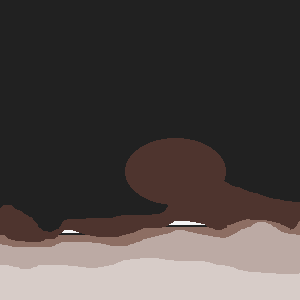
#> input picture procSinais/modelo-simp.png, 300 x 300 px
$ jupyter execute modelagem.ipynb
#> lines starting #> are read from the running program, lines starting #| are printed output that depends on the picture
[cell 1]
# Thiago Pacheco Carneiro - 2021
# A partir de código de Matheus Klatt:
# https://colab.research.google.com/drive/1ryPL6nAk8OlDw9F5QaYu3GQOqeMEcuZk?usp=sharing#scrollTo=iregsHCQ0hrx

import numpy as np # later try cunumeric as np
import pandas as pd
import matplotlib.pyplot as plt
import PIL

from numba import njit

# Modelos

[cell 2]
class Modelo:
    def __init__(self, Nx = 300, Nz = 300) -> None:
        self.Nx=Nx#300
        self.Nz=Nz#300
        self.vp=np.zeros((self.Nz, self.Nx))
        self.Na=0
        self.Ntopo=0
        self.fat = 0
        self.fat_c = np.ones((self.Nz, self.Nx))
        self.zbv = False
        self.profundidade_zbv = 0
        self.vtopo = 0

    def copy(self):
        return ModeloCopiado(self)

    def cria_bordas_cerjan(self,Na = 50,fat=0.0025):
#> called with Na = 50, fat = 0.0025
        self.Na += Na
        self.fat = fat

        Nzz = self.Nz + Na
        Nxx = self.Nx + 2*Na
        ext_vp=np.zeros((Nzz,Nxx))
        ext_vp[:-Na,Na:-Na]=self.vp
        for i in range(Na+1):
            ext_vp[-i-1,:]=ext_vp[-Na-1,:]
            ext_vp[:,i]=ext_vp[:,Na+1]
            ext_vp[:,-i-1]=ext_vp[:,-Na-1]
        self.vp=ext_vp
        self.Nz=Nzz
        self.Nx=Nxx
        self.fat_c = np.ones((Nzz,Nxx))
        if Na != 0:
            for i in range(Nzz - Na, Nzz):
                self.fat_c[i, :] = np.exp(-((fat * (Nzz - Na - i)) ** 2))
            for k in range(Na):
                self.fat_c[:, k] = np.exp(-((fat * (Na - k)) ** 2)) * self.fat_c[:, Na]
            for k in range(Nxx - Na+1, Nxx):
                self.fat_c[:, k] = np.exp(-(((fat + 0.5*fat) * (Nxx - Na - k)) ** 2))  * self.fat_c[:, Nxx-Na]
        return self

    def cria_borda_topo(self, Ntopo: int):
        self.Ntopo = Ntopo
        Nzz = self.Nz + self.Ntopo
        ext_vp=np.zeros((Nzz, self.Nx))
        ext_vp[self.Ntopo:,:]=self.vp
        for i in range(self.Ntopo):
            ext_vp[i,:]=self.vp[0,:]
        self.vp = ext_vp
        self.Nz = Nzz
        return self

    # [5 lines left out: function cria_ZBV, not called in this run]

    def plot(self):
        plt.imshow(self.vp)

    def plot_fator_cerjan(self):
        plt.imshow(self.fat_c)

[cell 3]
class ModeloCopiado(Modelo):
    def __init__(self, original:Modelo):
        self.Nx=original.Nx
        self.Nz=original.Nz
        self.vp=original.vp.copy()
        self.Na=original.Na
        self.Ntopo=original.Ntopo
        self.fat = original.fat
        self.fat_c = original.fat_c.copy()
        self.zbv = original.zbv
        self.profundidade_zbv = original.profundidade_zbv
        self.vtopo = original.vtopo

[cell 4]
class ModeloHomogêneo(Modelo):
    def __init__(self, Nx=300, Nz=300, v=1500) -> None:
        super().__init__(Nx=Nx, Nz=Nz)
        self.vp[:,:]=v
        self.vtopo=v

ModeloHomogêneo().cria_bordas_cerjan().plot_fator_cerjan()

[cell 5]
class ModeloParalelas(Modelo):
    def __init__(self, Nx = 300, Nz = 300, v = [1500, 3000, 5000]) -> None:
        super().__init__(Nx,Nz)
        self.vp[:int(self.Nz/3),:]=v[0]#1500
        self.vp[int(self.Nz/3):int(2*self.Nz/3),:]=v[1]#3000
        self.vp[int(2*self.Nz/3):,:]=v[2]#5000
        self.vtopo=v[0]

ModeloParalelas(500, 300).cria_bordas_cerjan().plot()#_fator_cerjan()
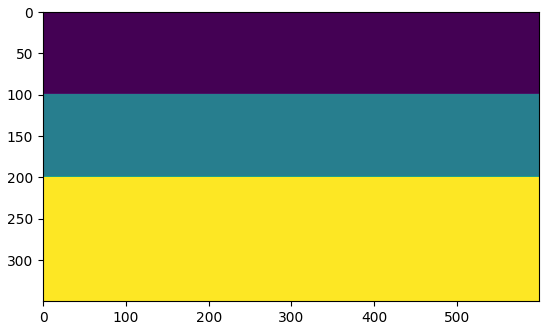
#> figure drawn by matplotlib, 1 panel

[cell 6]
class ModeloParametrizado(Modelo):
    def __init__(self, Nx = 300, Nz = 300, zv = ((100,1500), (200,3000), (300,5000))) -> None:
#> called with Nx = 300, Nz = 300, zv = ((100, 1500), (200, 3000), (300, 5000))
        super().__init__(Nx,Nz)
        início=0
        for fim, velocidade in zv:
            delta_início = 0
#            self.vp[início:,:]=velocidade
            for x in range(self.vp.shape[1]):
                if início != 0:
                    delta_início += np.random.choice([-1,1]+[0]*3)
                self.vp[início + delta_início:,:] = velocidade
            início=fim
        self.vtopo=zv[0][1]

ModeloParametrizado().plot()#_fator_cerjan()

[cell 7]
class ModeloRandomizado(Modelo):
    def __init__(self, Nx=300, Nz=300, n_camadas=15) -> None:
#> called with Nx = 300, Nz = 300, n_camadas = 15
        super().__init__(Nx=Nx, Nz=Nz)
        self.vp[:,:]=1500
        for i in range(n_camadas):
            #d = np.random.randint(-Nz//n_camadas,Nz//n_camadas)
            d = np.random.randint(50,100)
            a = np.random.randint(0,Nz//n_camadas)
            k = np.pi/np.random.randint(50,Nx)
            fase = np.random.random()*np.pi*2
            velocidade = np.random.randint(1500,1500+2000*(1+n_camadas-i)//n_camadas)
            #print(velocidade)
            for x in range(Nx):
                profundidade = int(Nz-i*(Nz//n_camadas)+a*np.sin(k*x+fase))
                self.vp[:profundidade+d,x] = velocidade
        self.vtopo=velocidade
ModeloRandomizado().plot()
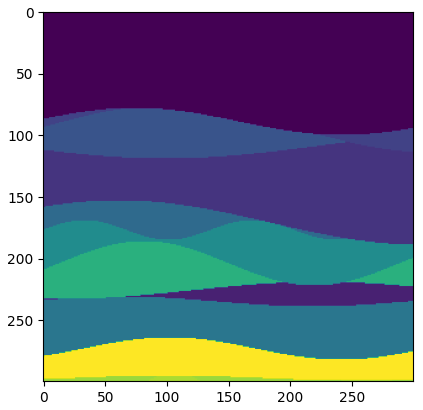
#> figure drawn by matplotlib, 1 panel

[cell 8]
class ModeloCircular(Modelo):
    def __init__(self,Nx = 300, Nz = 300, v = [1500,2500,5000]) -> None:
#> called with Nx = 300, Nz = 350
        super().__init__(Nx,Nz)
        raio = (self.Nz/2)
        raioq = raio**2
        self.vp[:int(self.Nz/3),:]=v[0]
        for k in range(self.Nx):
            cateto_x = abs(k - (self.Nx/2))
            cateto_z = int(np.sqrt(raioq-cateto_x**2)) if cateto_x<raio else 0
            self.vp[int(self.Nz/3):int(self.Nz-cateto_z),k]=v[1]#3000
            self.vp[int(self.Nz-cateto_z):,k]=v[2]#5000
        self.vtopo = v[0]

ModeloCircular(300, 350).cria_bordas_cerjan().plot()
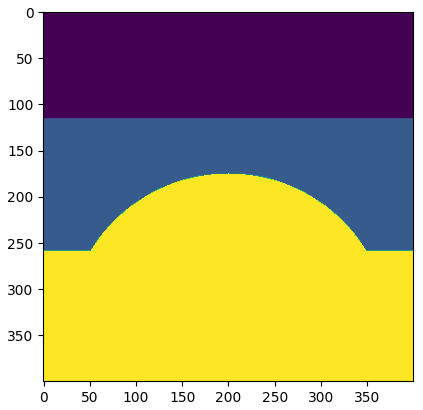
#> figure drawn by matplotlib, 1 panel

[cell 9]
class ModeloDobra(Modelo):
    def __init__(self,Nx = 300, Nz = 300, v = [2500,3500]) -> None:
#> called with Nx = 300, Nz = 250
        super().__init__(Nx,Nz)
        raio = self.Nx/3
        raioq = raio**2
        centro = self.Nz/2 if self.Nz/2 >= raio+2 else raio+2
        for k in range(self.Nx):
            if k < raio:
                cateto_x = k
                cateto_z = (np.sqrt(raioq-cateto_x**2)) if cateto_x<=raio else 0
                y = centro + cateto_z
                #y = sqrt((raio_dobra ** 2) - ((k+1)**2)) + 150
            else:
                cateto_x = abs(k - (2*self.Nx/3))
                cateto_z = int(np.sqrt(raioq-cateto_x**2)) if cateto_x<raio else 0
                y = centro - cateto_z
                #y = -sqrt((raio ** 2) - (((k+1) - 200) ** 2)) + 150
            self.vp[:int(y),k]=v[0]
            self.vp[int(y):,k]=v[1]
        self.vtopo = v[0]
ModeloDobra(300, 250).cria_bordas_cerjan().plot()
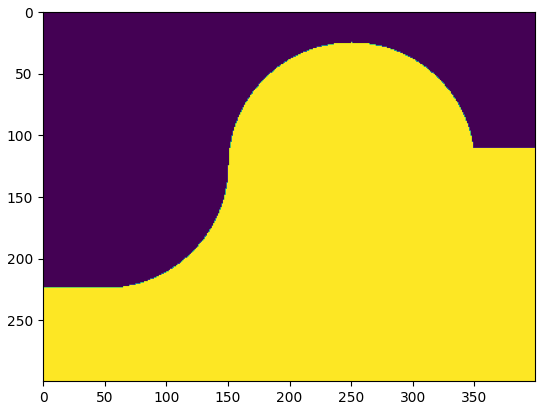
#> figure drawn by matplotlib, 1 panel

[cell 10]
class ModeloReservatório(Modelo):
    def __init__(self,Nx = 300, Nz = 300, v = [1500,2000,2500,3000,3500,4000]) -> None:
#> called with Nx = 400, Nz = 250
        super().__init__(Nx,Nz)
        me = 70
        for k in range(self.Nx):
            for i in range(self.Nz):
                y = ((8 * me ** 3) / ((k+1) ** 2 + 4 * me ** 2))

                if i <= y:
                    self.vp[i,k] = v[0]#1500
                elif i < 70:
                    self.vp[i,k] = v[1]#2000
                elif i >= 70 and i < (y + 50) and i < 147:
                    self.vp[i,k] = v[2]#2500
                elif i >= 147 and i < (y + 50):
                    self.vp[i,k] = v[3]#3000
                elif i >= (y + 50) and i < 230:
                    self.vp[i,k] = v[4]#3500
                else:
                    self.vp[i,k] = v[5]#4000
        self.vtopo = v[0]

ModeloReservatório(400, 250).cria_bordas_cerjan().plot()
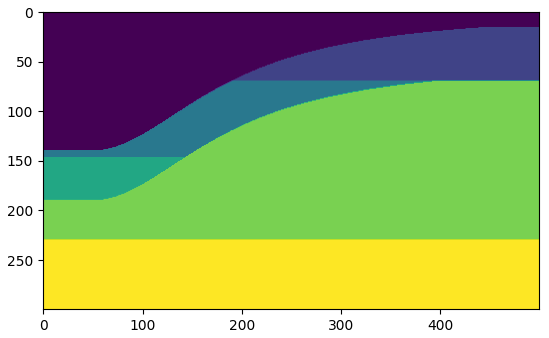
#> figure drawn by matplotlib, 1 panel

[cell 11]
class ModeloBitmap(Modelo):
    def __init__(self, Nx=300, Nz=300, arquivo="modelo.png") -> None:
#> called with Nx = 300, Nz = 300, arquivo = 'modelo-simp.png'
        super().__init__(Nx=Nx, Nz=Nz)
        bitmap = PIL.Image.open(arquivo).convert('L')
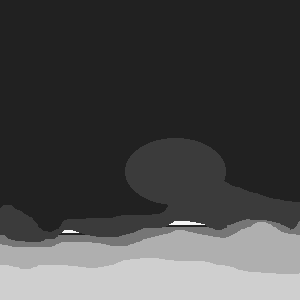
#> bitmap: PIL image 300x300 L; min 33, max 245, mean 71.8
        self.vp=10.*np.array(bitmap)+2000
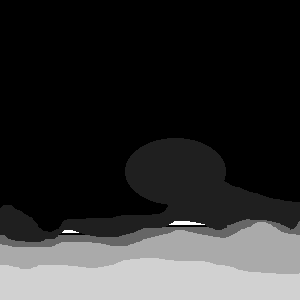
#> self.vp: shape (300, 300) float64; min 2330, max 4450, mean 2717.9; drawn with min black and max white
        self.vtopo = self.vp[0,0]
#> self.vtopo = 2330
print(np.unique(ModeloBitmap(arquivo="modelo-simp.png").vp))
ModeloBitmap(arquivo="modelo-simp.png").plot()

# Fonte

[cell 12]
class FonteSísmica():
    def __init__(self,fcorte = 30, Nt0 = 0, dt = 0.0006, x = 150, z = 5, intensidade = 1.) -> None:
#> called with fcorte = 30, Nt0 = 0, dt = 0.0006, x = 150, z = 5, intensidade = 1
        self.fcorte = fcorte #30     # frequência de corte (Hz)
        self.Nt0 = Nt0
        self.dt = dt #0.0006
        self.x = x
        self.z = z

        self.Nf = int(4 * np.sqrt(np.pi) / (self.fcorte * self.dt)) # Passos de tempo ao longo dos quais a fonte é injetada (tm discretizado)

        self.pulso = np.zeros(self.Nf) # Inicialização do vetor que guarda o as amplitudes do pulso Ricker que é usado como fonte
        self.t = np.zeros(self.Nf) # Inicialização do vetor (td) que guarda os instantes de tempo em segundos nos quais a fonte é aplicada

        self.TF = 2 * np.sqrt(np.pi) / self.fcorte       # Período da função Gaussiana (t0)
        self.fc = self.fcorte / (3. * np.sqrt(np.pi))    # Frequência central

        # Laço que cria o pulso Ricker para cada instante (td) de aplicação da fonte
        for n in range(self.Nf):
            self.t[n] = n*self.dt - self.TF + self.Nt0*self.dt
            self.pulso[n] = intensidade*(-np.exp(-np.pi * (np.pi * self.fc * self.t[n]) ** 2) * (1 - 2 * np.pi * (np.pi * self.fc * self.t[n]) * (np.pi * self.fc * self.t[n])))

    def plot(self):
        print(self.Nf,self.fc,self.TF)


        fig, (ax0, ax1) = plt.subplots(nrows=1,ncols=2,figsize=(14,5))
        #f_=np.linspace(0,2*self.fcorte,100) # vetor que guarda as frequencias para calculo da transformada da fonte
        #fonte_f = 2*f_**2/(np.pi**2*self.fc**3)*np.exp((-(f_**2)/(np.pi*self.fc**2))) # calculo da transformada de Fourier do pulso Ricker, para as frequencias do vetor 'f_'
        fonte_f = np.abs(np.fft.rfft(self.pulso))
        freq = np.fft.fftfreq(len(self.pulso),self.dt)

        ax0.set_title("Pulso Ricker: " + r'$f_{corte}$' + " = {} Hz".format(self.fcorte))
        #ax0.plot(self.t+self.TF, self.pulso) # Plot do pulso Ricker a partir do tempo 0.0s até tm
        ax0.plot(self.t,self.pulso) # Plot do pulso Ricker a partir do tempo 0.0s até tm
        ax0.set_xlabel("Tempo (s)")
        ax0.set_ylabel("Amplitude")
        ax1.set_title("Espectro de frequências: " + r'$f_{corte}$' + " = {} Hz".format(self.fcorte))
        ax1.plot(freq[:10],fonte_f[:10],c="red") # Plot do espectro de frequencias do pulso Ricker para as frequencias contidas no vetor 'f_'
        ax1.set_xlabel("Frequência (Hz)")
        ax1.set_ylabel("Amplitude")
        ax0.grid()
        ax1.grid()

FonteSísmica().plot()
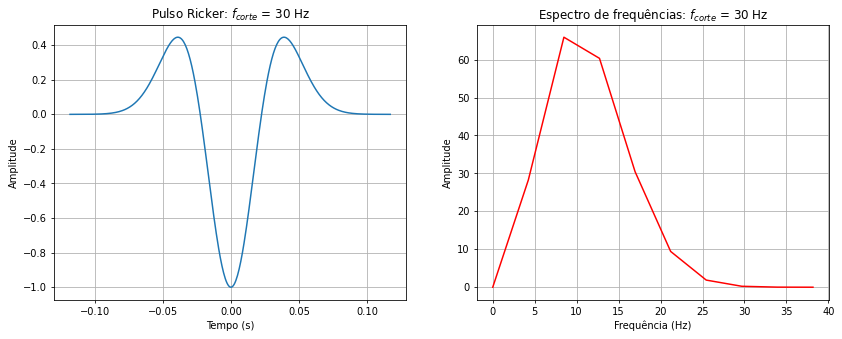
#> figure drawn by matplotlib, 2 panels; panel 1: curve peaks at x = -0.039, y = 0.446; panel 2: curve peaks at x = 8.48, y = 65.89

[cell 13]
class FonteRuidosa(FonteSísmica):
    def __init__(self, fcorte=30, Nt0=0, dt=0.0006, x=150, z=5, intensidade=1) -> None:
#> called with fcorte = 30, Nt0 = 0, dt = 0.0006, x = 150, z = 5, intensidade = 1
        fcorte=np.random.randint(fcorte//2,fcorte+fcorte//2)
        intensidade=(np.random.random()*0.1+1)*intensidade
        x=x+np.random.randint(-5,5)
        z=z+np.random.randint(-1,1)
        super().__init__(fcorte=fcorte, Nt0=Nt0, dt=dt, x=x, z=z, intensidade=intensidade)
        for i in range(len(self.pulso)):
            self.pulso[i]=(np.random.random()*0.25+1)*self.pulso[i]
FonteRuidosa().plot()
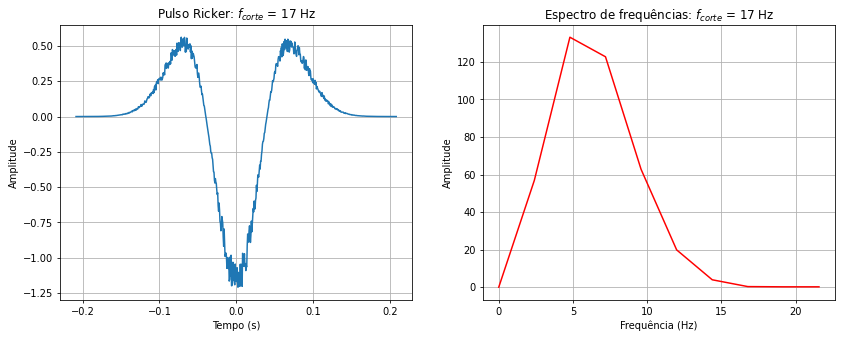
#> figure drawn by matplotlib, 2 panels; panel 1: curve peaks at x = -0.0717, y = 0.562; panel 2: curve peaks at x = 4.8, y = 133.2

# Malha

[cell 14]
class Malha():
    def __init__(self, modelo, fonte=FonteSísmica(), cerjan = False, reynolds = False, suprime_ruido = False, z_receptor=5, Na=50) -> None:
        self.mod = modelo.copy()
        self.fontes = [fonte]
        self.cerjan=cerjan
        self.reynolds=reynolds
        self.suprime_ruido = suprime_ruido

        if self.suprime_ruido:
            self.mod.cria_borda_topo(self.mod.Nz)

        if self.cerjan:
            self.mod.cria_bordas_cerjan(Na=Na)

        self.dt = 0.0006

        self.h = 10

        self.A = self.mod.vp * (self.dt/self.h)
        self.C = - (self.A**2)/12

        self.z_receptor = z_receptor+self.mod.Ntopo
        self.ntotal = 10000

        self.P1 = np.zeros((self.mod.Nz, self.mod.Nx))               # Matriz no tempo passado
        self.P2 = np.zeros((self.mod.Nz, self.mod.Nx))               # Matriz no tempo presente
        self.P3 = np.zeros((self.mod.Nz, self.mod.Nx))               # Matriz no tempo futuro
        self.sis = np.zeros((self.ntotal, self.mod.Nx-(2*self.mod.Na)))          # Matriz do sismograma

        self.nsnaps = 20
        self.snaps_t = np.linspace(0,self.ntotal-1,self.nsnaps,dtype=np.int32)
        self.P_snaps=np.zeros((self.nsnaps,self.mod.Nz,self.mod.Nx))

    def insere_fonte(self, Nt0 = 0, x = 150, z=5, intensidade = 1):
        self.fontes.append(FonteSísmica(Nt0 = Nt0, dt = self.dt, x = x, z = z, intensidade = intensidade))

    @njit(parallel=True)
    def executa_mdf(C,P1,P2,P3):
        P3[2:-2, 2:-2] = \
            C[2:-2,2:-2] * ( \
                P2[2:-2, 4:] + P2[2:-2, :-4] + P2[4:, 2:-2] + P2[:-4, 2:-2] \
                - 16 * (P2[2:-2, 3:-1] + P2[2:-2, 1:-3] + P2[3:-1, 2:-2] + P2[1:-3, 2:-2]) \
                + 60 * (P2[2:-2, 2:-2]) \
            ) + 2 * (P2[2:-2, 2:-2]) - P1[2:-2, 2:-2]

    @njit(parallel=True)
    def calcula_reynolds(A,P2,P3):
        P3[:2,2:-2] = P2[:2,2:-2] + A[:2,2:-2] * (P2[1:3, 2:-2] - P2[:2,2:-2])
        P3[-2:,2:-2] = P2[-2:,2:-2] - A[-2:,2:-2] * (P2[-2:, 2:-2] - P2[-3:-1,2:-2])
        P3[2:-2,:2] = P2[2:-2,:2] + A[2:-2,:2] * (P2[2:-2, 1:3] - P2[2:-2,:2])
        P3[2:-2,-2:] = P2[2:-2,-2:] - A[2:-2,-2:] * (P2[2:-2, -2:] - P2[2:-2,-3:-1])

    @njit(parallel=True)
    def calcula_cerjan(P2,P3,fat_c):
        P2 *= fat_c
        P3 *= fat_c

    def modelagem(self, z_receptor=False):
#> called with z_receptor = False
        if z_receptor:
            self.z_receptor = z_receptor + self.mod.Ntopo
        c_snap=0
        for n in range(self.ntotal):
            for fnt in self.fontes:
                if fnt.Nt0 <= n < fnt.Nt0+fnt.Nf:
                    z = fnt.z + self.mod.Ntopo
                    x = fnt.x + self.mod.Na
                    v = self.A[z, x]
                    self.P2[z, x] += fnt.pulso[n-fnt.Nt0] * v * v
            Malha.executa_mdf(self.C, self.P1, self.P2, self.P3)
            if self.reynolds:
                Malha.calcula_reynolds(self.A, self.P2, self.P3)
            if self.cerjan:
                Malha.calcula_cerjan(self.P2, self.P3, self.mod.fat_c)
            self.P1 = self.P2
            self.P2 = self.P3
            self.P3 = self.P3.copy()
            self.sis[n,:] = self.P3[self.z_receptor,self.mod.Na:self.mod.Nx-self.mod.Na]
            if(n == self.snaps_t[c_snap]):
                self.P_snaps[c_snap] = self.P3
                c_snap+=1
        return self


    def sismógrafos(self, remover_onda_direta=False):
        if (remover_onda_direta):
            modelo_h=ModeloHomogêneo(self.mod.Nx - (2 * self.mod.Na), self.mod.Nz - self.mod.Na - self.mod.Ntopo, self.mod.vtopo)
            if self.mod.profundidade_zbv > 0:
                modelo_h.cria_ZBV(profundidade=self.mod.profundidade_zbv)
            if self.mod.Ntopo > 0:
                modelo_h.cria_borda_topo(self.mod.Nx)
            sis_homogeneo=Malha(modelo_h, self.fontes[0], self.cerjan, self.reynolds, z_receptor=self.z_receptor - self.mod.Ntopo).modelagem().sis
            sis_eff=self.sis-sis_homogeneo
        else:
            sis_eff=self.sis
        return sis_eff

    def plot(self, remover_onda_direta=False, reescalonar=False):
#> called with remover_onda_direta = False, reescalonar = False
        sis_eff = self.sismógrafos(remover_onda_direta)
        ## Eixos em dimensões reais
        scaleX = 1.0 / 1000
        scaleZ = 1

        Xmin = (0 * self.h) * scaleX
        Xmax = ((self.mod.Nx-(2*self.mod.Na)) * self.h) * scaleX
        Zmin = (0 * self.dt) * scaleZ
        Zmax = (self.ntotal * self.dt) * scaleZ

        ## Eixo horizontal no topo da figura
        plt.rcParams['xtick.bottom'] = False
        plt.rcParams['xtick.labelbottom'] = False
        plt.rcParams['xtick.top'] = True
        plt.rcParams['xtick.labeltop'] = True

        plt.rc('xtick', labelsize=16)
        plt.rc('ytick', labelsize=16)
        plt.rcParams.update({'font.size':16})

        if reescalonar:
            max_sis = np.max(np.abs(sis_eff))
        else:
            max_sis = np.max(np.abs(self.sis))

        ## Formatação do plot
        fig, ax = plt.subplots(figsize=(6,6))
        ax.xaxis.set_label_position('top')
        im = ax.imshow(sis_eff, cmap='seismic', vmin=-max_sis*50**(-1), vmax=max_sis*50**(-1), extent=[Xmin,Xmax,Zmax,Zmin], interpolation='bicubic', aspect=2)
        cbar = fig.colorbar(im, ax=ax, fraction=0.04, pad=0.08, label='Amplitude', aspect=10)
        plt.xlabel('Distância (Km)', fontsize=16)
        plt.ylabel('Tempo (s)', fontsize=16)
        plt.show()
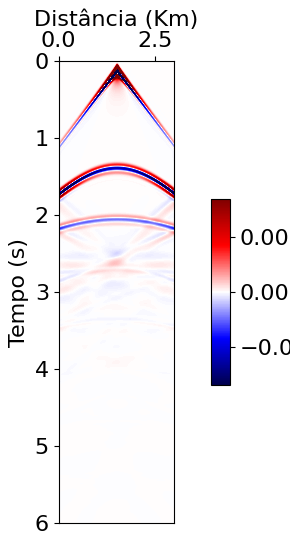
#> figure drawn by matplotlib, 2 panels


    # [55 lines left out: function plot_snaps, not called in this run]
Malha(ModeloParalelas(), cerjan=True, reynolds=True).modelagem().plot(remover_onda_direta=False)
#malha(modelo_paralelas(),fonte_sismica(),cerjan=True,reynolds=True).modelagem().plot_snaps(7)

# Testes

[cell 15]
Malha(ModeloParalelas(), cerjan=True, reynolds=True, suprime_ruido=True).modelagem().plot(remover_onda_direta=True)
